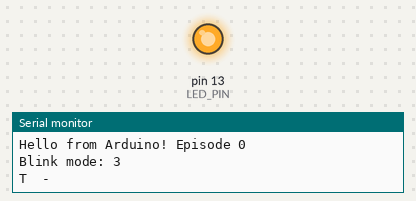
This sketch was run on a simulated Arduino Uno, built with avr-gcc and run on an emulated ATmega328P. Parts: output pins drawn as LEDs (lit = HIGH), the last lines printed to the serial monitor.

Above: at 0.3 s.
At 3.2 s:
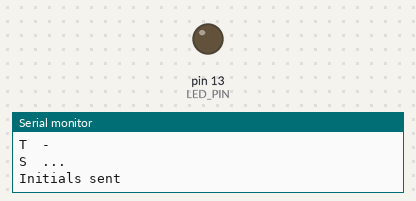
Timing chart, 0 to 5.5 s (numbered marks = the images above):
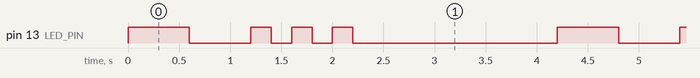

Measured:
- by itself, pin 13 (LED_PIN): repeats every 4.2 s: LOW 0.60 s, 2 × (HIGH 0.20 s, LOW 0.20 s), HIGH 0.20 s, LOW 2.0 s, HIGH 0.60 s
- by itself, everything shown: repeats every 4.2 s, in 8 steps

The sketch:

E00_Blink_Task.ino
```cpp
// ChinarSoft - Arduino Sensor Kit, Episode 0 - TASK SOLUTION
// Task: blink your initials in Morse code on the on-board LED, using flash(DOT) and flash(DASH).
//
// Changes vs E00_Blink:
//   - New BLINK_MODE 3 = "initials in Morse" (now the default). Modes 0, 1, 2 work as before.
//   - A small Morse table for A-Z and a blinkInitials() function.
//   - Put YOUR initials in INITIALS below (letters A-Z, a space = gap between words).
//   - Timing: dot = 200 ms, dash = 600 ms (3 dots), gap inside a letter = 1 dot,
//     gap between letters = 3 dots, gap after the whole word = 7 dots.
//
// Wiring: same wiring as E00_Blink (no wiring, on-board LED on pin 13).
// Open the Serial Monitor at 9600 baud to see each letter as it is sent.

const int LED_PIN = LED_BUILTIN;      // = 13 on the Uno
const int BLINK_MODE = 3;             // TASK: 3 = initials in Morse

const int DOT = 200;                  // Morse timing in ms
const int DASH = DOT * 3;

const char* INITIALS = "TS";          // TASK: change to your own initials, e.g. "AB"

// TASK: Morse code for A..Z ('.' = dot, '-' = dash)
const char* const MORSE[26] = {
  ".-",   "-...", "-.-.", "-..",  ".",    "..-.", "--.",  "....", "..",   // A-I
  ".---", "-.-",  ".-..", "--",   "-.",   "---",  ".--.", "--.-", ".-.",  // J-R
  "...",  "-",    "..-",  "...-", ".--",  "-..-", "-.--", "--.."          // S-Z
};

// setup() runs ONCE, after power-up or reset
void setup() {
  pinMode(LED_PIN, OUTPUT);           // pin 13 is an output
  Serial.begin(9600);                 // start the USB serial link
  Serial.println("Hello from Arduino! Episode 0");
  Serial.print("Blink mode: ");
  Serial.println(BLINK_MODE);
}

void flash(int onMs) {
  digitalWrite(LED_PIN, HIGH);        // 5 V on pin 13 -> LED on
  delay(onMs);
  digitalWrite(LED_PIN, LOW);         // 0 V -> LED off
  delay(DOT);                         // gap between symbols
}

void blinkClassic() {
  digitalWrite(LED_PIN, HIGH);
  Serial.println("LED ON");
  delay(1000);                        // wait 1000 ms = 1 s (the board does nothing else)
  digitalWrite(LED_PIN, LOW);
  Serial.println("LED OFF");
  delay(1000);
}

void blinkSOS() {
  for (int i = 0; i < 3; i++) flash(DOT);    // S = ...
  delay(DOT * 2);
  for (int i = 0; i < 3; i++) flash(DASH);   // O = ---
  delay(DOT * 2);
  for (int i = 0; i < 3; i++) flash(DOT);    // S = ...
  Serial.println("SOS sent");
  delay(DOT * 7);                            // gap between words
}

// TASK: send one letter (A-Z or a-z) with flash(DOT) / flash(DASH)
void sendLetter(char c) {
  if (c >= 'a' && c <= 'z') c = c - 'a' + 'A';   // lower case works too
  if (c < 'A' || c > 'Z') return;                // skip anything that is not a letter
  const char* code = MORSE[c - 'A'];
  Serial.print(c); Serial.print("  "); Serial.println(code);
  for (int i = 0; code[i] != '\0'; i++) {
    if (code[i] == '.') flash(DOT);
    else flash(DASH);
  }
  delay(DOT * 2);                            // + 1 dot inside flash() = 3 dots between letters
}

// TASK: blink the whole INITIALS string, then pause
void blinkInitials() {
  for (int i = 0; INITIALS[i] != '\0'; i++) {
    if (INITIALS[i] == ' ') delay(DOT * 4);  // word gap inside the string (3 + 4 = 7 dots)
    else sendLetter(INITIALS[i]);
  }
  Serial.println("Initials sent");
  delay(DOT * 7);                            // gap before repeating
}

void blinkWithoutDelay() {
  static unsigned long lastToggle = 0;
  static bool ledOn = false;
  if (millis() - lastToggle >= 1000) {       // has 1 s passed?
    lastToggle = millis();
    ledOn = !ledOn;
    digitalWrite(LED_PIN, ledOn ? HIGH : LOW);
    Serial.print("t = ");
    Serial.print(millis());
    Serial.println(ledOn ? " ms  LED ON" : " ms  LED OFF");
  }
  // ...the loop keeps running here: you could read sensors at the same time
}

// loop() runs AGAIN and AGAIN, forever
void loop() {
  if (BLINK_MODE == 0) blinkClassic();
  else if (BLINK_MODE == 1) blinkSOS();
  else if (BLINK_MODE == 3) blinkInitials();   // TASK
  else blinkWithoutDelay();
}
```
